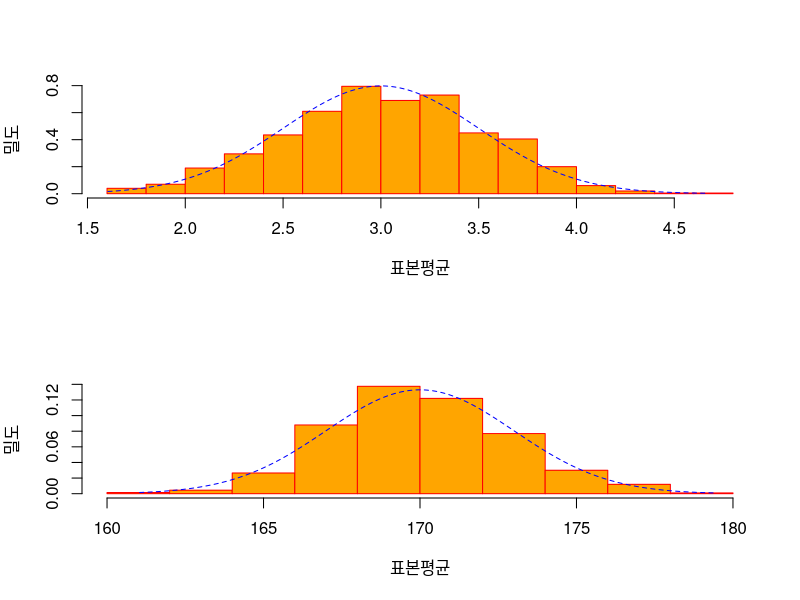
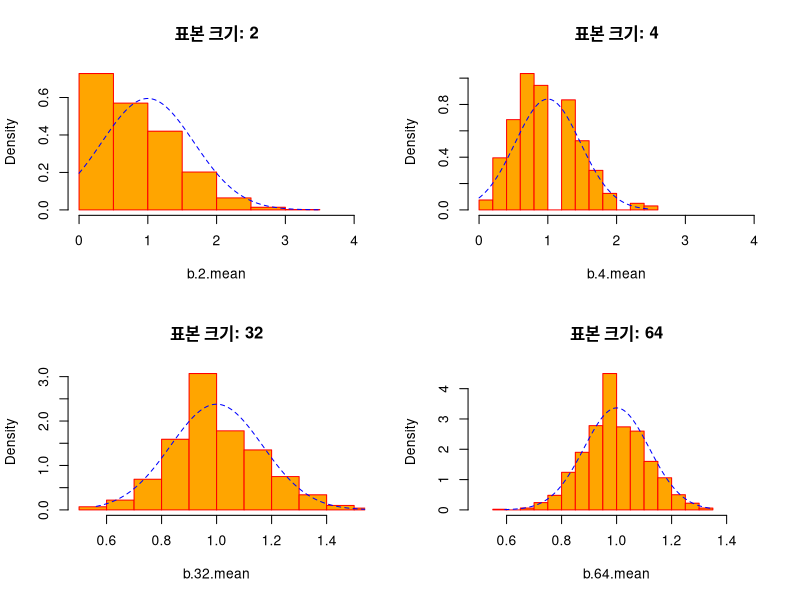

Write the R code that produced these figures, in order.
# 4-2. 중심극한정리(Central Limit Theorem)

# 2) 표본평균들의 분포에서 평균과 표준편차
set.seed(9)
n <- 1000
r.1.mean <- rep(NA, n)
r.2.mean <- rep(NA, n)

for(i in 1:n) {
  r.1.mean[i] <- mean(rnorm(4, mean=3, sd=1))
  r.2.mean[i] <- mean(rnorm(4, mean=170, sd=6))
}

options(digits=4)
c(mean(r.1.mean), sd(r.1.mean))
c(mean(r.2.mean), sd(r.2.mean))

par(mfrow=c(2,1))
hist(r.1.mean, prob=TRUE, xlab="표본평균", ylab="밀도", main="", col="orange", border="red")
x1 <- seq(min(r.1.mean), max(r.1.mean), length=1000)
y1 <- dnorm(x=x1, mean=3, sd=(1/sqrt(4)))
lines(x1, y1, lty=2, col="blue")

hist(r.2.mean, prob=TRUE, xlab="표본평균", ylab="밀도", main="", col="orange", border="red")
x2 <- seq(min(r.2.mean), max(r.2.mean), length=1000)
y2 <- dnorm(x=x2, mean=170, sd=(6/sqrt(4)))
lines(x2, y2, lty=2, col="blue")

par(mfrow=c(1,1))

# 3) 임의의 분포에서 추출된 표본평균 x_bar 의 분포
set.seed(9)
t <- 10
p <- 0.1
x <- 0:10
n <- 1000
b.2.mean <- rep(NA, n)
b.4.mean <- rep(NA, n)
b.32.mean <- rep(NA, n)
b.64.mean <- rep(NA, n)

for(i in 1:n) {
  b.2.mean[i] <- mean(rbinom(2, size=t, prob=p))
  b.4.mean[i] <- mean(rbinom(4, size=t, prob=p))
  b.32.mean[i] <- mean(rbinom(32, size=t, prob=p))
  b.64.mean[i] <- mean(rbinom(64, size=t, prob=p))
}

# 표본평균들의 평균과 표준편차
options(digits=4)
c(mean(b.2.mean), sd(b.2.mean))
c(mean(b.4.mean), sd(b.4.mean))
c(mean(b.32.mean), sd(b.32.mean))
c(mean(b.64.mean), sd(b.64.mean))

# B(10, 0.1) 의 평균과 표준편차
c(10*0.1, 10*0.1*0.9)

par(mfrow=c(2,2))
hist(b.2.mean, prob=TRUE, xlim=c(0,4), main="표본 크기: 2", col="orange", border="red")
x1 <- seq(min(b.2.mean), max(b.2.mean), length=1000)
y1 <- dnorm(x=x1, mean=1, sd=(sqrt(0.9)/sqrt(2)))
lines(x1, y1, lty=2, col="blue")

hist(b.4.mean, prob=TRUE, xlim=c(0,4), main="표본 크기: 4", col="orange", border="red")
x2 <- seq(min(b.4.mean), max(b.4.mean), length=1000)
y2 <- dnorm(x=x2, mean=1, sd=(sqrt(0.9)/sqrt(4)))
lines(x2, y2, lty=2, col="blue")

hist(b.32.mean, prob=TRUE, xlim=c(0.5,1.5), main="표본 크기: 32", col="orange", border="red")
x3 <- seq(min(b.32.mean), max(b.32.mean), length=1000)
y3 <- dnorm(x=x3, mean=1, sd=(sqrt(0.9)/sqrt(32)))
lines(x3, y3, lty=2, col="blue")

hist(b.64.mean, prob=TRUE, xlim=c(0.5,1.5), main="표본 크기: 64", col="orange", border="red")
x4 <- seq(min(b.64.mean), max(b.64.mean), length=1000)
y4 <- dnorm(x=x4, mean=1, sd=(sqrt(0.9)/sqrt(64)))
lines(x4, y4, lty=2, col="blue")

par(mfrow=c(1,1))
